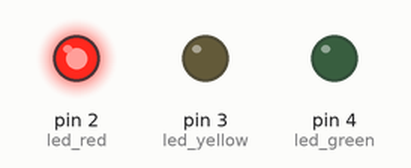
A sketch run on a simulated Arduino Uno, built with avr-gcc and run on an emulated ATmega328P. On the bench: output pins drawn as LEDs (lit = HIGH).

Above: at 1.0 s.
At 2.3 s:
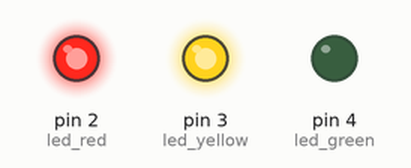
At 3.7 s:
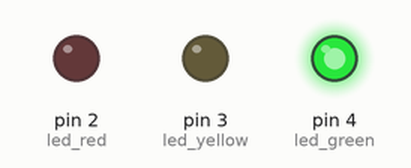
At 5.9 s:
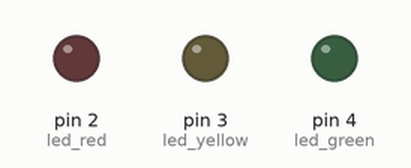
At 8.0 s:
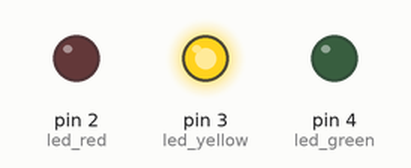
Timing chart, 0 to 10.9 s (numbered marks = the images above):
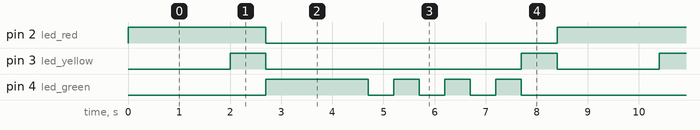

Measured:
- by itself, pin 2 (led_red): alternates HIGH for 2.7 s and LOW for 5.7 s
- by itself, pin 3 (led_yellow): repeats every 8.4 s: LOW 5.0 s, HIGH 0.70 s, LOW 2.0 s, HIGH 0.70 s
- by itself, pin 4 (led_green): repeats every 8.4 s: 3 × (LOW 0.50 s, HIGH 0.50 s), LOW 3.4 s, HIGH 2.0 s

The sketch:

Traffic-lights.ino
```cpp
int led_red = 2;
int led_yellow = 3;
int led_green = 4;
boolean ledOn = HIGH;
void setup() {
  // put your setup code here, to run once:
  pinMode(led_red, OUTPUT);
  pinMode(led_yellow, OUTPUT);
  pinMode(led_green, OUTPUT);
}

void loop() {
  // put your main code here, to run repeatedly:
  digitalWrite(led_red, HIGH);
  delay(2000);
  digitalWrite(led_yellow, HIGH);
  delay(700);
  digitalWrite(led_red, LOW);
  digitalWrite(led_yellow, LOW);
  digitalWrite(led_green, HIGH);
  delay(2000);
  for (int i = 0; i<6; i++)
  {
    ledOn = !ledOn;
    digitalWrite(led_green, ledOn);
    delay(500);
  }
  digitalWrite(led_green, LOW);
  digitalWrite(led_yellow, HIGH);
  delay(700);
  digitalWrite(led_yellow, LOW);
}
```
